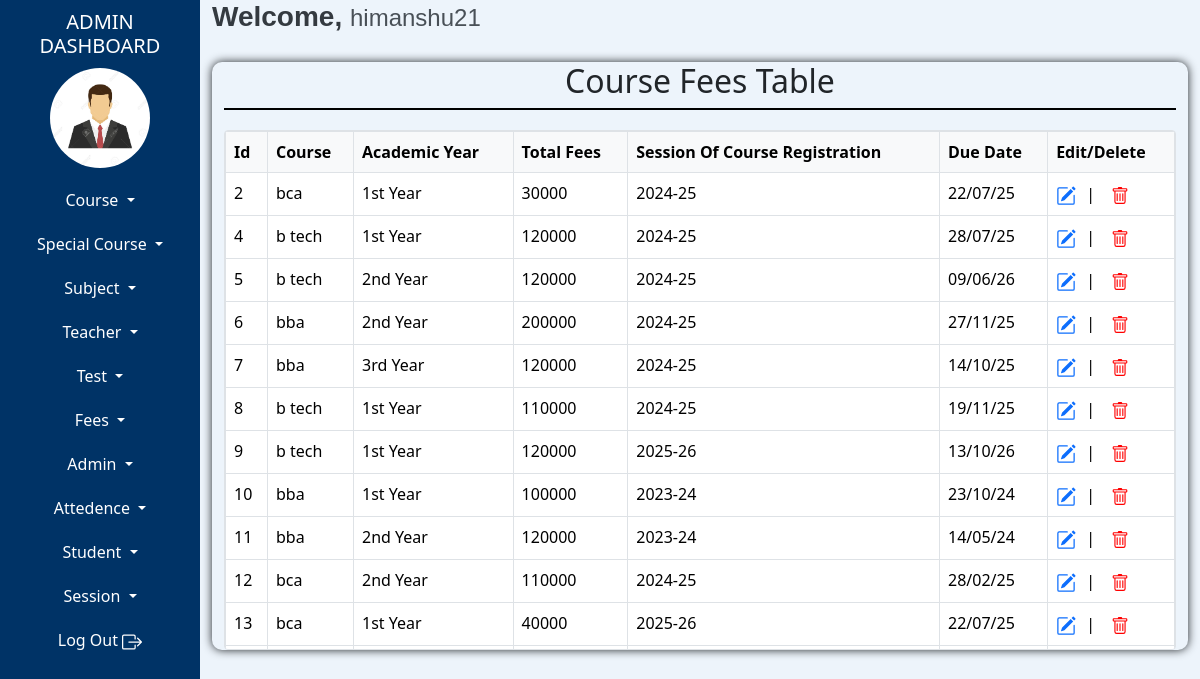
Page /admin/course-fees-table.php (signed in) on the committed database.
### tables this page shows
CREATE TABLE `tblcoursefees` (
  `id` int(10) NOT NULL AUTO_INCREMENT,
  `courseId` int(10) NOT NULL,
  `academicYearId` int(10) NOT NULL,
  `totalFees` int(10) NOT NULL,
  `sessionId` int(10) NOT NULL,
  `dueDate` date NOT NULL,
  `addedIpAddress` varchar(100) NOT NULL,
  `addedDateTime` datetime NOT NULL,
  `updatedIpAddress` varchar(100) NOT NULL,
  `updatedDateTime` datetime NOT NULL,
  PRIMARY KEY (`id`)
);

CREATE TABLE `tblcourse` (
  `courseId` int(10) NOT NULL AUTO_INCREMENT,
  `courseName` varchar(100) NOT NULL,
  `courseDuration` varchar(10) NOT NULL,
  `sessionId` int(10) NOT NULL,
  PRIMARY KEY (`courseId`)
);

CREATE TABLE `tblacademicyear` (
  `academicYearId` int(10) NOT NULL AUTO_INCREMENT,
  `academicYearName` text NOT NULL,
  `addedIpAddress` varchar(100) NOT NULL,
  `addedDateTime` datetime NOT NULL,
  `updatedIpAddress` varchar(100) NOT NULL,
  `updatedDatetime` datetime NOT NULL,
  PRIMARY KEY (`academicYearId`)
);

CREATE TABLE `tblsession` (
  `sessionId` int(10) NOT NULL AUTO_INCREMENT,
  `sessionName` varchar(15) NOT NULL,
  `addedIpAddress` varchar(100) NOT NULL,
  `addedDateTime` datetime NOT NULL,
  `updatedIpAddress` varchar(100) NOT NULL,
  `updatedDateTime` datetime NOT NULL,
  `status` int(2) NOT NULL,
  PRIMARY KEY (`sessionId`)
);

### admin/course-fees-table.php (the view, shortened to what this page needs)
<?php
include "admin-dashboard-top.php";
include "admin-dashboard-content.php";
$query="SELECT * FROM tblCourseFees";
$stmt=$conn->prepare($query);
$stmt->execute();
?>
<!doctype html>
<html lang="en">
  <head>
    <link href="https://cdn.jsdelivr.net/npm/bootstrap@5.3.3/dist/css/bootstrap.min.css" rel="stylesheet">
  </head>
<body>
<div class="container-fluid">
    <div class="row">
        <div class="col-md-12 tbl-content">
            <div class="tbl-heading">
            <h2>Course Fees Table</h2>
            </div>
            <table class="table table-hover table-bordered">
              <thead>
                <tr>
                    <th scope="col">Id</th>
                    <th scope="col">Course</th>
                    <th scope="col">Academic Year</th>
                    <th scope="col">Total Fees</th>
                    <th scope="col">Session Of Course Registration</th>
                    <th scope="col">Due Date</th>
                    <th scope="col">Edit/Delete</th>
                </tr>
              </thead>
              <tbody>
                <?php
                    while($result=$stmt->fetch())
                    {
                ?>
                    <tr>
                    <td><?php echo $result['id']; ?></td>
                    <td>
                    <?php
                        $courseId=$result['courseId'];
                        $query="SELECT * FROM tblcourse WHERE courseId=:courseId";
                        $coursestmt=$conn->prepare($query);
                        $coursestmt->bindParam(":courseId",$courseId);
                        $coursestmt->execute();
                        $courses=$coursestmt->fetch();
                        echo $courses["courseName"];
                    ?>
                    </td>
                    <td>
                        <?php
                            $academicYearId = $result['academicYearId'];
                            $yearstmt=$conn->prepare("SELECT * FROM tblAcademicYear WHERE academicYearId=:academicYearId");
                            $yearstmt->bindParam(":academicYearId",$academicYearId);
                            $yearstmt->execute();
                            $academicYears=$yearstmt->fetch();
                            echo $academicYears["academicYearName"];
                        ?>
                    </td>
                    <td><?php echo $result['totalFees']; ?></td>
                    <td>
                        <?php
                            $sessionId = $result['sessionId'];
                            $sessionstmt=$conn->prepare("SELECT * FROM tblsession WHERE sessionId=:sessionId");
                            $sessionstmt->bindParam(":sessionId",$sessionId);
                            $sessionstmt->execute();
                            $sessions=$sessionstmt->fetch();
                            echo $sessions["sessionName"];
                        ?>
                    </td>
                    <td>
                    <?php
                        $formattedDate = date("d/m/y", strtotime($result['dueDate']));
                        echo $formattedDate;
                    ?>
                    </td>
                    <td>
                        <div class="icons">
                            <a href="edit-course-fees.php?id=<?php echo $result['id']; ?>">
                            </a>
                            |
                            <form action="delete-course-fees.php?id=<?php echo $fees['id'] ?>" method="POST" onsubmit="return confirm('Are you sure you want to delete this row?');">
                                <button type="submit" style="border: none; background: none; cursor: pointer;">
                                </button>
                            </form>
                        </div>
                    </td>
                </tr>
                <?php
                }
                ?>
              </tbody>
            </table>
        </div>
    </div>
</div>
</body>
</div>
</div>
<?php
    include "admin-dashboard-footer.php"
?>

### admin/admin-dashboard-top.php (shortened to what this page needs)
<?php
    $adminId = isset($_SESSION['adminId']) ? $_SESSION['adminId'] : (isset($_COOKIE['adminId']) ? htmlspecialchars($_COOKIE['adminId']) : '');
?>
<!doctype html>
<html lang="en">
  <head>

### admin/admin-dashboard-content.php (shortened to what this page needs)
<link href="https://cdn.jsdelivr.net/npm/bootstrap@5.3.3/dist/css/bootstrap.min.css" rel="stylesheet">
  </head>
  <body>
    <div class="container-fluid">
        <div class="row">
            <div class="col-md-2  left-side">
                <div class="heading">
                    <h5>ADMIN DASHBOARD</h5>
                </div>
                <div class="image">
                    <a href="admin-dashboard.php">
                    <?php
                        $query = "select * from tbladmin where adminId=:adminId";
                        $stmt=$conn->prepare($query);
                        $stmt->bindParam(":adminId",$adminId);
                        $stmt->execute();
                        $result = $stmt->fetch();
                        if (!empty($result['picture']))
                        {
                        	echo '<img src="'.$result['picture'].'" style=" height: 100px;" />';
                        }
                        else
                        {
                        	if ($result['adminGender'] == '1')
                        	{
                        		echo '<img src="images/female-logo.jpg" alt="Male" style="height: 100px; width: 100px;" />';
                        	}
                        	elseif ($result['adminGender'] == '2')
                        	{
                        		echo '<img src="images/male-logo.jpg" alt="Female" style="height: 100px; width: 100px;" />';
                        	}
                        }
                    ?>
                    </a>
                </div>
                <div class="buttons">
                    <div class="dropdown ">
                      <button class="btn dropdown-toggle w-100 nav-link left-btn" type="button" data-bs-toggle="dropdown" aria-expanded="false">
                        Course
                      </button>
                    </div>
                    <div class="dropdown ">
                      <button class="btn dropdown-toggle w-100 nav-link left-btn" type="button" data-bs-toggle="dropdown" aria-expanded="false">
                        Special Course
                      </button>
                    </div>
                    <div class="dropdown ">
                      <button class="btn dropdown-toggle w-100 nav-link left-btn" type="button" data-bs-toggle="dropdown" aria-expanded="false">
                        Subject
                      </button>
                    </div>
                    <div class="dropdown ">
                      <button class="btn dropdown-toggle w-100 nav-link left-btn" type="button" data-bs-toggle="dropdown" aria-expanded="false">
                        Teacher
                      </button>
                    </div>
                    <div class="dropdown ">
                      <button class="btn dropdown-toggle w-100 nav-link left-btn" type="button" data-bs-toggle="dropdown" aria-expanded="false">
                        Test
                      </button>
                    </div>
                    <div class="dropdown ">
                      <button class="btn dropdown-toggle w-100 nav-link left-btn" type="button" data-bs-toggle="dropdown" aria-expanded="false">
                        Fees
                      </button>
                    </div>
                    <div class="dropdown ">
                      <button class="btn dropdown-toggle w-100 nav-link left-btn" type="button" data-bs-toggle="dropdown" aria-expanded="false">
                        Admin
                      </button>
                    </div>
                    <div class="dropdown ">
                      <button class="btn dropdown-toggle w-100 nav-link left-btn" type="button" data-bs-toggle="dropdown" aria-expanded="false">
                        Attedence
                      </button>
                    </div>
                    <div class="dropdown ">
                      <button class="btn dropdown-toggle w-100 nav-link left-btn" type="button" data-bs-toggle="dropdown" aria-expanded="false">
                        Student
                      </button>
                    </div>
                    <div class="dropdown ">
                      <button class="btn dropdown-toggle w-100 nav-link left-btn" type="button" data-bs-toggle="dropdown" aria-expanded="false">
                        Session
                      </button>
                    </div>
                    <a href="logout-admin.php" class="btn left-btn w-100 nav-link">
                        Log Out
                    </a>
                </div>
            </div>
            <div class="col-md-10 col-sm-10 right-side">
                <div>
                    <h3 class="welcome-text">Welcome, <span class="admin-name"><?php echo $result['adminName']; ?></span></h3>
                </div>

### admin/admin-dashboard-footer.php (shortened to what this page needs)
</body>
</html>

### admin/admin-dashboard-content.php (style rules this page uses)
.left-side { background-color:#003366; color:white; height:200vh; }
.heading { text-align:center; margin:10px auto; }
.image { display:flex; justify-content:center; }
.image img { border-radius:60px; }
.left-btn { color:white; transition: background-color 0.3s ease; margin-top:20px; }
.right-side { background-color:#edf4fb; }
.welcome-text { font-family: 'Poppins', sans-serif; font-size: 28px; font-weight: 600; color: #343a40; }
.admin-name { font-family: 'Montserrat', sans-serif; font-size: 24px; font-weight: 400; color: #495057; }

### admin/course-fees-table.php (style rules this page uses)
.tbl-heading { text-align:center; border-bottom:2px solid black; margin-bottom:20px; }
.tbl-content { box-shadow:0 0 10px; margin-top:20px; border-radius:10px; }
.icons { display: flex; align-items: center; gap: 10px; }

### admin/admin-dashboard-footer.php (style rules this page uses)
.table-responsive .table thead th { position: sticky; top: 0; z-index: 10; background-color: #f8f9fa; box-shadow: 0 2px 2px -1px rgba(0,0,0,0.4); }

### rows in the picture
tblcoursefees: id "2", courseId.courseName "bca", academicYearId.academicYearName "1st Year", totalFees "30000", sessionId.sessionName "2024-25", dueDate "22/07/25"
tblcoursefees: id "4", courseId.courseName "b tech", academicYearId.academicYearName "1st Year", totalFees "120000", sessionId.sessionName "2024-25", dueDate "28/07/25"
tblcoursefees: id "5", courseId.courseName "b tech", academicYearId.academicYearName "2nd Year", totalFees "120000", sessionId.sessionName "2024-25", dueDate "09/06/26"
tblcoursefees: id "6", courseId.courseName "bba", academicYearId.academicYearName "2nd Year", totalFees "200000", sessionId.sessionName "2024-25", dueDate "27/11/25"
tblcoursefees: id "7", courseId.courseName "bba", academicYearId.academicYearName "3rd Year", totalFees "120000", sessionId.sessionName "2024-25", dueDate "14/10/25"
tblcoursefees: id "8", courseId.courseName "b tech", academicYearId.academicYearName "1st Year", totalFees "110000", sessionId.sessionName "2024-25", dueDate "19/11/25"
tblcoursefees: id "9", courseId.courseName "b tech", academicYearId.academicYearName "1st Year", totalFees "120000", sessionId.sessionName "2025-26", dueDate "13/10/26"
tblcoursefees: id "10", courseId.courseName "bba", academicYearId.academicYearName "1st Year", totalFees "100000", sessionId.sessionName "2023-24", dueDate "23/10/24"
tblcoursefees: id "11", courseId.courseName "bba", academicYearId.academicYearName "2nd Year", totalFees "120000", sessionId.sessionName "2023-24", dueDate "14/05/24"
tblcoursefees: id "12", courseId.courseName "bca", academicYearId.academicYearName "2nd Year", totalFees "110000", sessionId.sessionName "2024-25", dueDate "28/02/25"
tblcoursefees: id "13", courseId.courseName "bca", academicYearId.academicYearName "1st Year", totalFees "40000", sessionId.sessionName "2025-26", dueDate "22/07/25"

### other values in the picture
$result['adminName'] "himanshu21"
